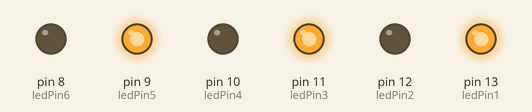
Bench run of a sketch on a simulated Arduino Uno, built with avr-gcc and run on an emulated ATmega328P. Parts: output pins drawn as LEDs (lit = HIGH).

Above: at 0.5 s.
At 3.5 s:
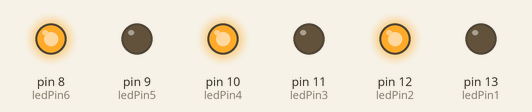
Timing chart, 0 to 4.6 s (numbered marks = the images above):
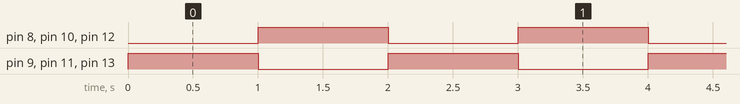

The sketch:

Assignment_02.ino
```cpp
// Author: Amay Kataria
// Description: Assignment 02, Experimental Media
// Date: 9/21/2017

int ledPin1 = 13;
int ledPin2 = 12;
int ledPin3 = 11;
int ledPin4 = 10;
int ledPin5 = 9;
int ledPin6 = 8;

int LEDS[6] = { ledPin1, ledPin2, ledPin3, ledPin4, ledPin5, ledPin6 };

void setup() {
  pinMode(ledPin1, OUTPUT);
  pinMode(ledPin2, OUTPUT);
  pinMode(ledPin3, OUTPUT);
  pinMode(ledPin4, OUTPUT);
  pinMode(ledPin5, OUTPUT);
  pinMode(ledPin6, OUTPUT);
}

// Part 1.
//#-------
//-#------
//--#-----
//---#----
//----#---
//-----#--
//------#-
//-------#
void part1() {
  for (int i = 0; i < 6; i++) {
    for (int j = 0; j < 6; j++) {
      digitalWrite(LEDS[i], HIGH);
    }
    // After each iteration of i, delay some.
    delay(1000);
    digitalWrite(LEDS[i], LOW);
  }
}

// Part 2.
//-#######
//#-######
//##-#####
//###-####
//####-###
//#####-##
//######-#
//#######-
void part2() {
   for (int i = 0; i < 6; i++) {
      for (int j = 0; j < 6; j++) {
        if (j != i) {
          digitalWrite(LEDS[j], HIGH);
        } else {
           digitalWrite(LEDS[j], LOW);
        }
      }
      // After each iteration of i, delay some.
      delay(1000);
  }
}

// Part 3.
//########
//--------
//########
//--------
//########
//--------
//########
//--------
void part3() {
   for (int i = 0; i < 6; i++) {
      for (int j = 0; j < 6; j++) {
        if (i % 2 == 0) {
          digitalWrite(LEDS[j], HIGH);
        } else {
           digitalWrite(LEDS[j], LOW);
        }
      }
      // After each iteration of i, delay some.
      delay(1000);
  }
}

// Part 4.
//#-#-#-#-
//-#-#-#-#
//#-#-#-#-
//-#-#-#-#
//#-#-#-#-
//-#-#-#-#
//#-#-#-#-
//-#-#-#-#
//#-#-#-#-
void part4() {
   for (int i = 0; i < 6; i++) {
      for (int j = 0; j < 6; j++) {
        if (i % 2 == 0) {
          if (j % 2 == 0) {
             digitalWrite(LEDS[j], HIGH);
          } else {
            digitalWrite(LEDS[j], LOW);
          }
        } else {
          if (j % 2 != 0) {
            digitalWrite(LEDS[j], HIGH);
          } else {
            digitalWrite(LEDS[j], LOW);
          }
        }
      }
      // After each iteration of i, delay some.
      delay(1000);
  }
}

void loop() {
  part4();
}
```

Measured:
- by itself, pin 8 (ledPin6), pin 9 (ledPin5), pin 10 (ledPin4), pin 11 (ledPin3), pin 12 (ledPin2), pin 13 (ledPin1): alternates HIGH for 1.0 s and LOW for 1.0 s
